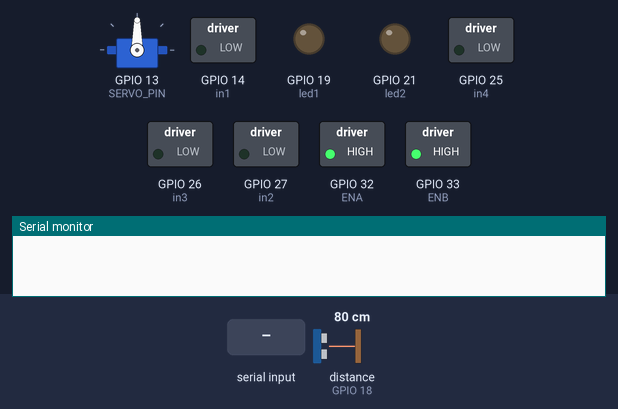
A sketch run on a simulated ESP32. Parts: servo, switched loads named in the sketch (green lamp = pin HIGH), output pins drawn as LEDs (lit = HIGH), the last lines printed to the serial monitor. Wiring (inferred from the names in the program): ultrasonic range finder: trigger GPIO 5; echo GPIO 18. The inputs (shaded band) are chosen by the test bench; at power-on: distance to the obstacle (sensor on GPIO 18) 80 cm. The echo pulse lasts 58.3 µs per cm; nothing arrives over Bluetooth unless stated; pins used as bus, display or sensor lines are not drawn.

Above: at 1.2 s.
1.3 s: "0" received over the second serial link
At 2.0 s:
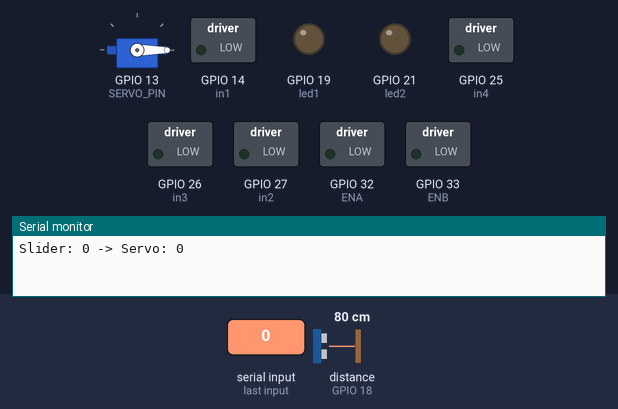
2.8 s: "1" received over the second serial link
At 3.1 s:
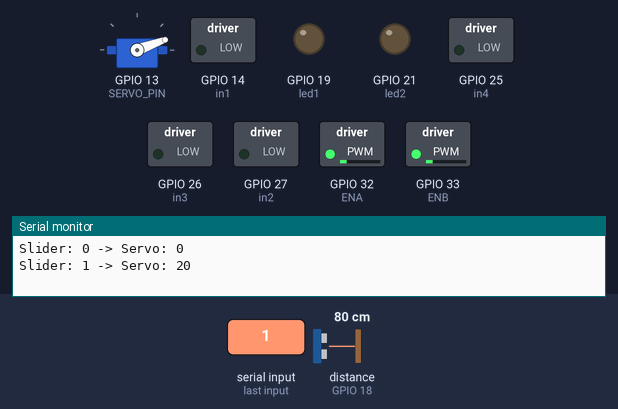
4.3 s: "2" received over the second serial link
At 5.5 s:
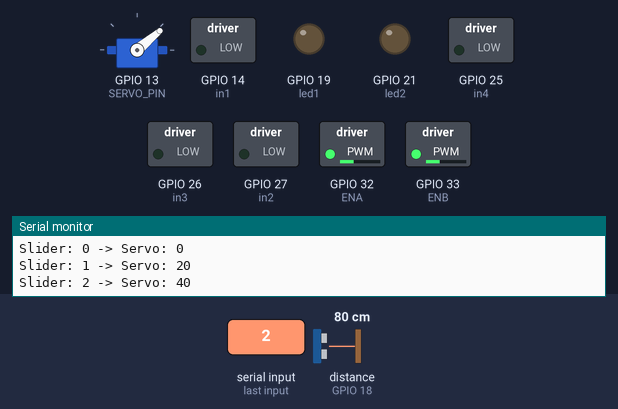
5.8 s: "3" received over the second serial link
At 6.4 s:
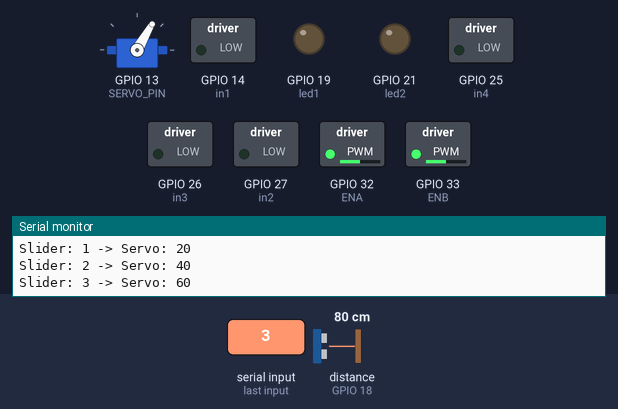
7.3 s: "4" received over the second serial link
At 7.6 s:
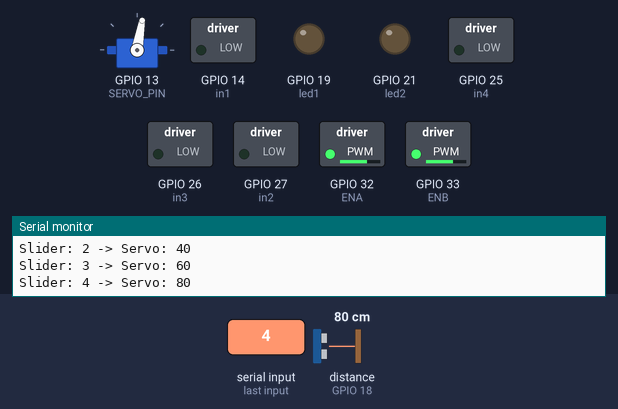
8.8 s: "5" received over the second serial link
At 10.0 s:
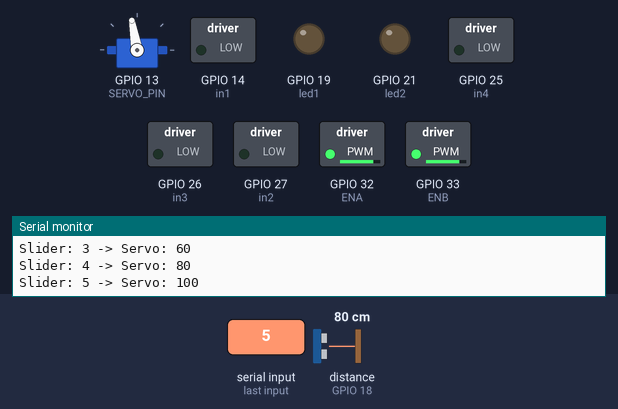
Timing chart, 0 to 11.3 s (numbered marks = the images above; inputs shaded):
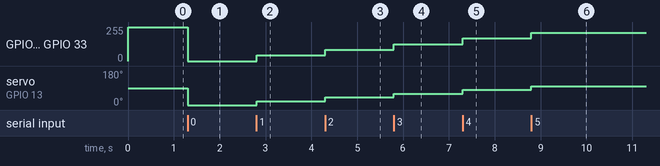

Measured:
- after the input at 1.3 s, GPIO 32 (ENA), GPIO 33 (ENB): 255/255 → 0/255 at once; servo on GPIO 13 (SERVO_PIN): 90° → 0° at once
- after the input at 2.8 s, GPIO 32 (ENA), GPIO 33 (ENB): 0/255 → 42/255 at once; servo on GPIO 13 (SERVO_PIN): 0° → 20° at once
- after the input at 4.3 s, GPIO 32 (ENA), GPIO 33 (ENB): 42/255 → 85/255 at once; servo on GPIO 13 (SERVO_PIN): 20° → 40° at once
- after the input at 5.8 s, GPIO 32 (ENA), GPIO 33 (ENB): 85/255 → 127/255 at once; servo on GPIO 13 (SERVO_PIN): 40° → 60° at once
- after the input at 7.3 s, GPIO 32 (ENA), GPIO 33 (ENB): 127/255 → 170/255 at once; servo on GPIO 13 (SERVO_PIN): 60° → 80° at once
- after the input at 8.8 s, GPIO 32 (ENA), GPIO 33 (ENB): 170/255 → 212/255 at once; servo on GPIO 13 (SERVO_PIN): 80° → 100° at once

The sketch:

MovingCar.ino
```cpp
#include <BluetoothSerial.h>
#include <ESP32Servo.h>
// ------------------------------------------------------------------
// Pin Definitions
// ------------------------------------------------------------------
// NOTE: ENA was originally on GPIO34, which is an INPUT-ONLY pin on the
// ESP32 (no output driver at all) -> analogWrite() would never work there.
// Moved it to GPIO32 which supports PWM output.
#define trig 5   // Ultrasonic sensor trigger
#define echo 18  // Ultrasonic sensor echo (digital input)
#define ENA 32   // PWM Right Motor Speed  (was 34 - INPUT ONLY, fixed)
#define in1 14
#define in2 27
#define ENB 33  // PWM Left Motor Speed
#define in3 26
#define in4 25
#define led1 19  // front light
#define led2 21  // back light
#define buzzer 22
#define SERVO_PIN 13

Servo servo;
BluetoothSerial bt;
char reading = 'S';
int currentSpeed = 255;

//------------------------------------------------------------------------------------------------------
// set the speed
//------------------------------------------------------------------------------------------------------------
void updatespeed() {
  if (reading == '0') currentSpeed = 0;
  else if (reading == '1') currentSpeed = 42;
  else if (reading == '2') currentSpeed = 85;
  else if (reading == '3') currentSpeed = 127;
  else if (reading == '4') currentSpeed = 170;
  else if (reading == '5') currentSpeed = 212;
  else if (reading == '6') currentSpeed = 255;

  analogWrite(ENA, currentSpeed);
  analogWrite(ENB, currentSpeed);
}

//-----------------------------------------------------------------------------------
// move the car forward
//------------------------------------------------------------------------------------
void moveforward() {
  digitalWrite(in1, 1);
  digitalWrite(in2, 0);
  digitalWrite(in3, 1);
  digitalWrite(in4, 0);
}

//-----------------------------------------------------------------------------------
// move the car backward
//-----------------------------------------------------------------------------------
void movebackward() {
  digitalWrite(in1, 0);
  digitalWrite(in2, 1);
  digitalWrite(in3, 0);
  digitalWrite(in4, 1);
}

//------------------------------------------------------------------------------------
// stop the car
//--------------------------------------------------------------------------------------
void stopCar() {
  digitalWrite(in1, 0);
  digitalWrite(in2, 0);
  digitalWrite(in3, 0);
  digitalWrite(in4, 0);
}

//----------------------------------------------------------------------------------
// move the car forward right
//---------------------------------------------------------------------------------
void moveforwardright() {
  analogWrite(ENA, currentSpeed / 3);  // Slow right wheel
  analogWrite(ENB, currentSpeed);      // Full speed left wheel
  digitalWrite(in1, 1);
  digitalWrite(in2, 0);
  digitalWrite(in3, 1);
  digitalWrite(in4, 0);
}

//----------------------------------------------------------------------------------
// move the car forward left
//---------------------------------------------------------------------------------
void moveforwardleft() {
  analogWrite(ENA, currentSpeed);      // Full speed right wheel
  analogWrite(ENB, currentSpeed / 3);  // Slow left wheel
  digitalWrite(in1, 1);
  digitalWrite(in2, 0);
  digitalWrite(in3, 1);
  digitalWrite(in4, 0);
}

//-------------------------------------------------------------------------------------------
// move the car back left
//-----------------------------------------------------------------------------------------
void movebackleft() {
  analogWrite(ENA, currentSpeed);
  analogWrite(ENB, currentSpeed / 3);
  digitalWrite(in1, 0);
  digitalWrite(in2, 1);
  digitalWrite(in3, 0);
  digitalWrite(in4, 1);
}

//-------------------------------------------------------------------------------------------
// move the car back right
//-----------------------------------------------------------------------------------------
void movebackright() {
  analogWrite(ENA, currentSpeed / 3);
  analogWrite(ENB, currentSpeed);
  digitalWrite(in1, 0);
  digitalWrite(in2, 1);
  digitalWrite(in3, 0);
  digitalWrite(in4, 1);
}

//----------------------------------------------------------------------------------------
// open or close the front light
//---------------------------------------------------------------------------------------------
void openorclosefrontlight() {
  if (reading == 'W') {
    digitalWrite(led1, 1);
  }
  if (reading == 'w') {
    digitalWrite(led1, 0);
  }
}
//----------------------------------------------------------------------------------------
// open or close the back light
//---------------------------------------------------------------------------------------------
void openorclosebacklight() {
  if (reading == 'U') {
    digitalWrite(led2, 1);
  }
  if (reading == 'u') {
    digitalWrite(led2, 0);
  }
}
//--------------------------------------------------------------------------------
// make the move when press
//---------------------------------------------------------------------------------------
void processMovement() {
  if (reading == 'F') moveforward();
  else if (reading == 'B') movebackward();  // FIXED: was "movebackwaard" (typo, wouldn't compile)
  else if (reading == 'S') stopCar();
  else if (reading == 'I') moveforwardright();
  else if (reading == 'G') moveforwardleft();
  else if (reading == 'H') movebackleft();
  else if (reading == 'J') movebackright();
}

//---------------------------------------------------------------------------------
// stop the car if there is an object in front of you
//---------------------------------------------------------------------------------
void crashsystem() {
  digitalWrite(trig, 1);
  delayMicroseconds(10);
  digitalWrite(trig, 0);

  // FIXED: added a timeout (30000us ~= 5m range) so pulseIn() can't block
  // the whole loop for up to 1 second when no echo returns (e.g. nothing
  // in range). Without this, Bluetooth control would freeze/lag badly.
  float time = pulseIn(echo, HIGH, 30000);

  // FIXED: speed of sound constant corrected from 0.035 to 0.034 cm/us
  float distanceincm = time * 0.034 / 2;

  bool isMovingForward = (reading == 'F' || reading == 'I' || reading == 'G');

  // time == 0 means pulseIn timed out (no object in range) -> ignore
  if (time > 0 && distanceincm > 0 && distanceincm < 20 && isMovingForward) {
    stopCar();
    reading = 'S';  // ADDED: also reset command so it doesn't keep re-triggering forward next loop
  }
}

//------------------------------------------------------------------------------
// horn
//-------------------------------------------------------------------------------
void horn() {
  if (reading == 'V') {
    tone(buzzer, 440);
    delay(150);
    tone(buzzer, 587);
    delay(150);
    noTone(buzzer);
  } else {
    noTone(buzzer);
  }
}
//------------------------------------------------------------------------------
// Servo
//-------------------------------------------------------------------------------
void servoControl(char data) {

  int angle;

  if (data >= '0' && data <= '9') {

    int value = data - '0';

    angle = map(value, 0, 9, 0, 180);

    servo.write(angle);

    Serial.print("Slider: ");
    Serial.print(value);
    Serial.print(" -> Servo: ");
    Serial.println(angle);
  }

  else if (data == 'q') {

    servo.write(180);

    Serial.println("Slider: 100 -> Servo: 180");
  }
}
//----------------------------------------------------------------------------------
// setup
//---------------------------------------------------------------------------------
void setup() {
  pinMode(trig, OUTPUT);
  pinMode(echo, INPUT);
  pinMode(ENA, OUTPUT);
  pinMode(in1, OUTPUT);
  pinMode(in2, OUTPUT);
  pinMode(ENB, OUTPUT);
  pinMode(in3, OUTPUT);
  pinMode(in4, OUTPUT);
  pinMode(led1, OUTPUT);
  pinMode(led2, OUTPUT);
  pinMode(buzzer, OUTPUT);
  servo.attach(SERVO_PIN);
  servo.write(90);
  bt.begin("carbt");
  digitalWrite(trig, 0);
}

//-----------------------------------------------------------------------------------
// loop
//------------------------------------------------------------------------------------
void loop() {

  void servoControl(char data);

  if (bt.available()) {

    char data = bt.read();

    reading = data;

    if ((data >= '0' && data <= '9') || data == 'q') {
      servoControl(data);
    }
  }

  updatespeed();
  processMovement();
  crashsystem();
  openorclosefrontlight();
  openorclosebacklight();
  horn();
}
```
